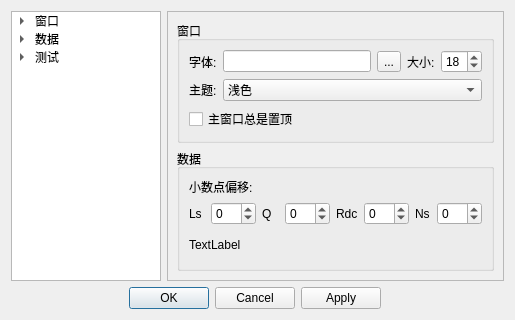
<?xml version="1.0" encoding="UTF-8"?>
<ui version="4.0">
 <class>MoreSetsDialog</class>
 <widget class="QDialog" name="MoreSetsDialog">
  <property name="geometry">
   <rect>
    <x>0</x>
    <y>0</y>
    <width>515</width>
    <height>320</height>
   </rect>
  </property>
  <property name="windowTitle">
   <string>Dialog</string>
  </property>
  <layout class="QGridLayout" name="gridLayout">
   <item row="2" column="0">
    <widget class="QDialogButtonBox" name="buttonBox">
     <property name="orientation">
      <enum>Qt::Orientation::Horizontal</enum>
     </property>
     <property name="standardButtons">
      <set>QDialogButtonBox::StandardButton::Apply|QDialogButtonBox::StandardButton::Cancel|QDialogButtonBox::StandardButton::Ok</set>
     </property>
     <property name="centerButtons">
      <bool>true</bool>
     </property>
    </widget>
   </item>
   <item row="0" column="0" colspan="2">
    <layout class="QHBoxLayout" name="horizontalLayout">
     <item>
      <widget class="QTreeWidget" name="treeWidget">
       <property name="maximumSize">
        <size>
         <width>150</width>
         <height>16777215</height>
        </size>
       </property>
       <property name="headerHidden">
        <bool>true</bool>
       </property>
       <column>
        <property name="text">
         <string>设置</string>
        </property>
       </column>
       <item>
        <property name="text">
         <string>窗口</string>
        </property>
        <item>
         <property name="text">
          <string>字体</string>
         </property>
        </item>
        <item>
         <property name="text">
          <string>主题</string>
         </property>
        </item>
        <item>
         <property name="text">
          <string>置顶</string>
         </property>
        </item>
       </item>
       <item>
        <property name="text">
         <string>数据</string>
        </property>
        <item>
         <property name="text">
          <string>小数点偏移</string>
         </property>
        </item>
       </item>
       <item>
        <property name="text">
         <string>测试</string>
        </property>
        <item>
         <property name="text">
          <string>界面</string>
         </property>
        </item>
       </item>
      </widget>
     </item>
     <item>
      <widget class="QScrollArea" name="scrollArea">
       <property name="widgetResizable">
        <bool>true</bool>
       </property>
       <widget class="QWidget" name="scrollAreaWidgetContents">
        <property name="geometry">
         <rect>
          <x>0</x>
          <y>0</y>
          <width>337</width>
          <height>269</height>
         </rect>
        </property>
        <layout class="QVBoxLayout" name="verticalLayout">
         <item>
          <widget class="QGroupBox" name="groupBox">
           <property name="title">
            <string>窗口</string>
           </property>
           <layout class="QVBoxLayout" name="verticalLayout_2">
            <item>
             <layout class="QHBoxLayout" name="horizontalLayout_2">
              <item>
               <widget class="QLabel" name="label">
                <property name="sizePolicy">
                 <sizepolicy hsizetype="Fixed" vsizetype="Preferred">
                  <horstretch>0</horstretch>
                  <verstretch>0</verstretch>
                 </sizepolicy>
                </property>
                <property name="text">
                 <string>字体:</string>
                </property>
               </widget>
              </item>
              <item>
               <widget class="QLineEdit" name="lineEdit"/>
              </item>
              <item>
               <widget class="QToolButton" name="toolButton">
                <property name="text">
                 <string>...</string>
                </property>
               </widget>
              </item>
              <item>
               <widget class="QLabel" name="label_3">
                <property name="text">
                 <string>大小:</string>
                </property>
               </widget>
              </item>
              <item>
               <widget class="QSpinBox" name="spinBox">
                <property name="maximum">
                 <number>50</number>
                </property>
                <property name="value">
                 <number>18</number>
                </property>
               </widget>
              </item>
             </layout>
            </item>
            <item>
             <layout class="QHBoxLayout" name="horizontalLayout_3">
              <item>
               <widget class="QLabel" name="label_2">
                <property name="sizePolicy">
                 <sizepolicy hsizetype="Fixed" vsizetype="Preferred">
                  <horstretch>0</horstretch>
                  <verstretch>0</verstretch>
                 </sizepolicy>
                </property>
                <property name="text">
                 <string>主题:</string>
                </property>
               </widget>
              </item>
              <item>
               <widget class="QComboBox" name="comboBox">
                <item>
                 <property name="text">
                  <string>浅色</string>
                 </property>
                </item>
                <item>
                 <property name="text">
                  <string>深色</string>
                 </property>
                </item>
                <item>
                 <property name="text">
                  <string>跟随系统</string>
                 </property>
                </item>
               </widget>
              </item>
             </layout>
            </item>
            <item>
             <layout class="QHBoxLayout" name="horizontalLayout_4">
              <item>
               <widget class="QCheckBox" name="checkBox">
                <property name="text">
                 <string>主窗口总是置顶</string>
                </property>
               </widget>
              </item>
             </layout>
            </item>
           </layout>
          </widget>
         </item>
         <item>
          <widget class="QGroupBox" name="groupBox_2">
           <property name="title">
            <string>数据</string>
           </property>
           <layout class="QVBoxLayout" name="verticalLayout_4">
            <item>
             <layout class="QVBoxLayout" name="verticalLayout_3">
              <item alignment="Qt::AlignmentFlag::AlignVCenter">
               <widget class="QLabel" name="label_4">
                <property name="text">
                 <string>小数点偏移:</string>
                </property>
               </widget>
              </item>
              <item>
               <layout class="QHBoxLayout" name="horizontalLayout_5">
                <item>
                 <widget class="QLabel" name="label_5">
                  <property name="text">
                   <string>Ls</string>
                  </property>
                 </widget>
                </item>
                <item>
                 <widget class="QSpinBox" name="spinBox_2">
                  <property name="minimum">
                   <number>-10</number>
                  </property>
                  <property name="maximum">
                   <number>10</number>
                  </property>
                 </widget>
                </item>
                <item>
                 <widget class="QLabel" name="label_6">
                  <property name="text">
                   <string>Q</string>
                  </property>
                 </widget>
                </item>
                <item>
                 <widget class="QSpinBox" name="spinBox_3">
                  <property name="minimum">
                   <number>-10</number>
                  </property>
                  <property name="maximum">
                   <number>10</number>
                  </property>
                 </widget>
                </item>
                <item>
                 <widget class="QLabel" name="label_7">
                  <property name="text">
                   <string>Rdc</string>
                  </property>
                 </widget>
                </item>
                <item>
                 <widget class="QSpinBox" name="spinBox_4">
                  <property name="minimum">
                   <number>-10</number>
                  </property>
                  <property name="maximum">
                   <number>10</number>
                  </property>
                 </widget>
                </item>
                <item>
                 <widget class="QLabel" name="label_8">
                  <property name="text">
                   <string>Ns</string>
                  </property>
                 </widget>
                </item>
                <item>
                 <widget class="QSpinBox" name="spinBox_5">
                  <property name="minimum">
                   <number>-10</number>
                  </property>
                  <property name="maximum">
                   <number>10</number>
                  </property>
                 </widget>
                </item>
               </layout>
              </item>
             </layout>
            </item>
            <item>
             <layout class="QHBoxLayout" name="horizontalLayout_6">
              <item>
               <widget class="QLabel" name="label_9">
                <property name="text">
                 <string>TextLabel</string>
                </property>
               </widget>
              </item>
             </layout>
            </item>
           </layout>
          </widget>
         </item>
        </layout>
       </widget>
      </widget>
     </item>
    </layout>
   </item>
  </layout>
 </widget>
 <resources/>
 <connections>
  <connection>
   <sender>buttonBox</sender>
   <signal>accepted()</signal>
   <receiver>MoreSetsDialog</receiver>
   <slot>accept()</slot>
   <hints>
    <hint type="sourcelabel">
     <x>248</x>
     <y>254</y>
    </hint>
    <hint type="destinationlabel">
     <x>157</x>
     <y>274</y>
    </hint>
   </hints>
  </connection>
  <connection>
   <sender>buttonBox</sender>
   <signal>rejected()</signal>
   <receiver>MoreSetsDialog</receiver>
   <slot>reject()</slot>
   <hints>
    <hint type="sourcelabel">
     <x>316</x>
     <y>260</y>
    </hint>
    <hint type="destinationlabel">
     <x>286</x>
     <y>274</y>
    </hint>
   </hints>
  </connection>
 </connections>
</ui>
